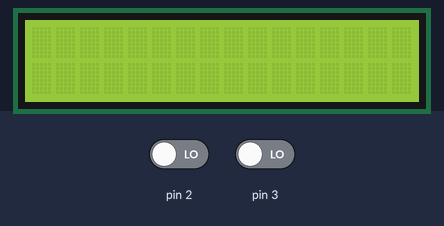
Bench run of a sketch on a simulated Arduino Uno, built with avr-gcc and run on an emulated ATmega328P. Parts: 16×2 character LCD. The inputs (shaded band) are chosen by the test bench; at power-on: pin 2 LOW, pin 3 LOW.

Above: at 1.2 s.
1.3 s: pin 2 driven HIGH
At 2.1 s:
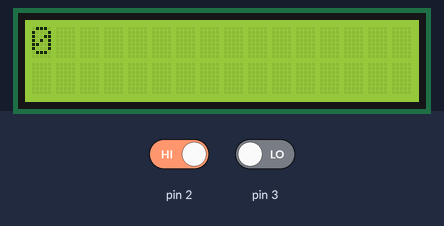
2.8 s: pin 2 driven LOW
At 3.3 s:
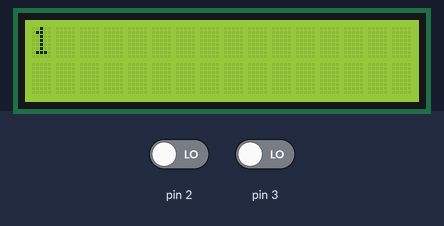
Timing chart, 0 to 5.8 s (numbered marks = the images above; inputs shaded):
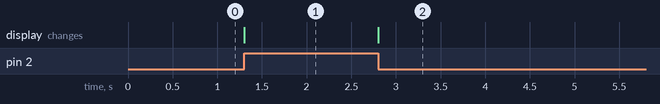

Measured:
- after the input at 1.3 s, the display: changes at once (image 1)
- after the input at 2.8 s, the display: changes at once (image 2)

The sketch:

CAR_PARKV.ino
```cpp
#include<LiquidCrystal.h>
int count=0,pb=0,pc=0;
LiquidCrystal lcd(9,8,7,6,5,4);
void setup() {
 pinMode(2,INPUT);
  pinMode(3,INPUT);
  lcd.begin(16,2);
}

void loop()
{
    int b=digitalRead(2);
    if(b!=pb)
    {
    if(b==0)
    count++;
pb=b;
lcd.clear();
lcd.setCursor(0,0);
lcd.print(count);
    }


int c=digitalRead(3);
if(c!=pc)
{
if(c==0)
count--;
pc=c;
pb=b;
lcd.clear();
lcd.setCursor(0,0);
lcd.print(count);
}
}
```
